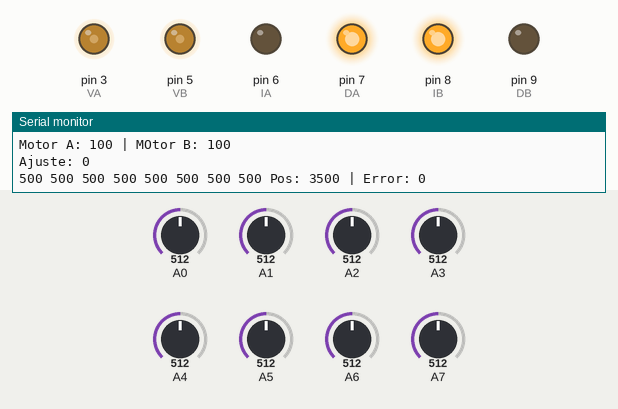
The sketch below on a simulated Arduino Nano, built with avr-gcc and run on an emulated ATmega328P. Shown: output pins drawn as LEDs (lit = HIGH), the last lines printed to the serial monitor. Inputs (shaded band) come from the test bench; at power-on: A1 = 512, A0 = 512, A6 = 512, A7 = 512, A2 = 512, A3 = 512, A4 = 512, A5 = 512.

Above: at 1.2 s.
1.3 s: A1 set to 390
At 1.58 s:
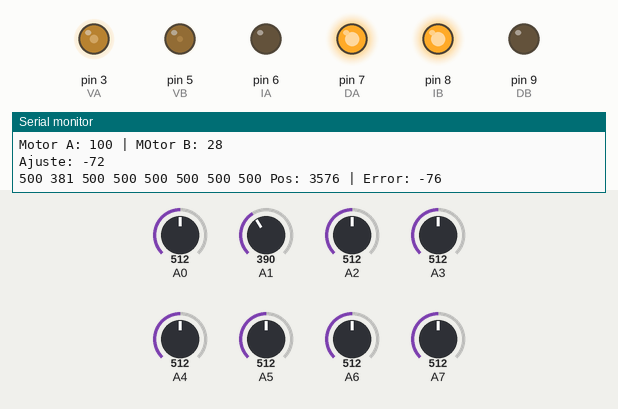
3.1 s: A0 set to 390
At 4.5 s:
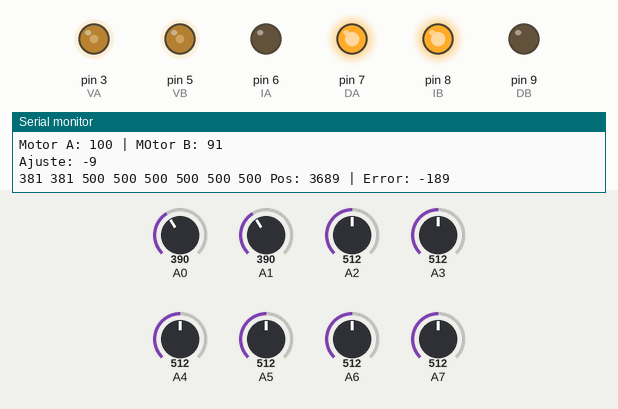
4.8 s: A6 set to 390
At 5.09 s:
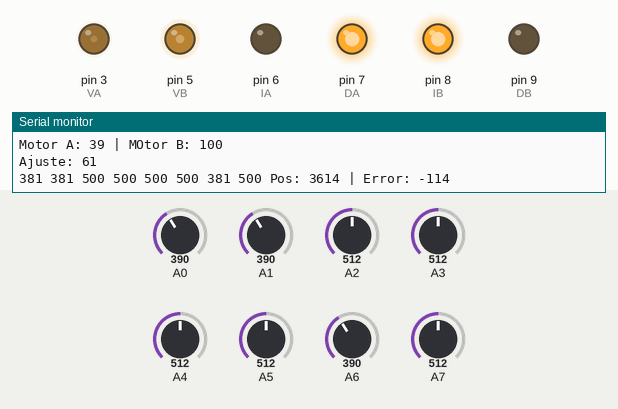
6.6 s: A7 set to 390
At 7.6 s:
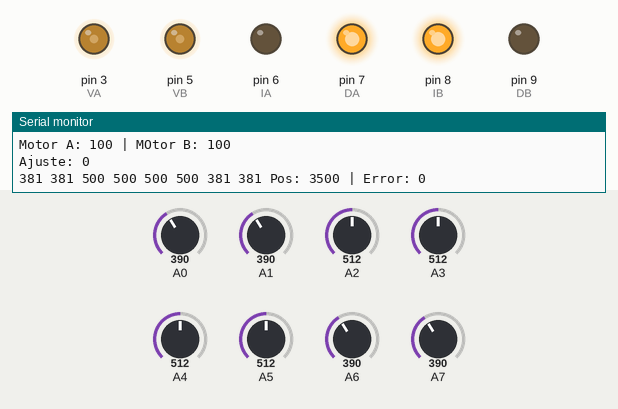
8.3 s: A2 set to 390
At 8.6 s:
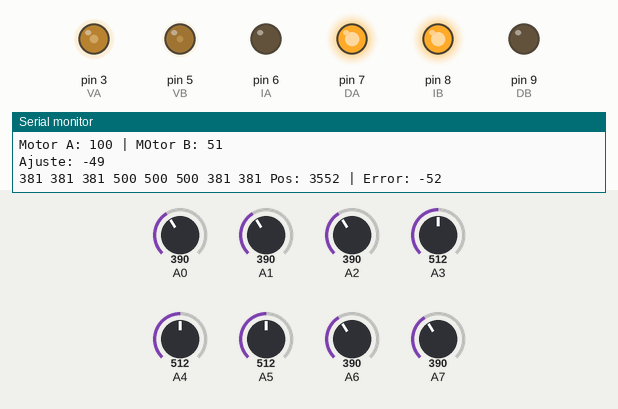
11.3 s: A3 set to 390
At 11.49 s:
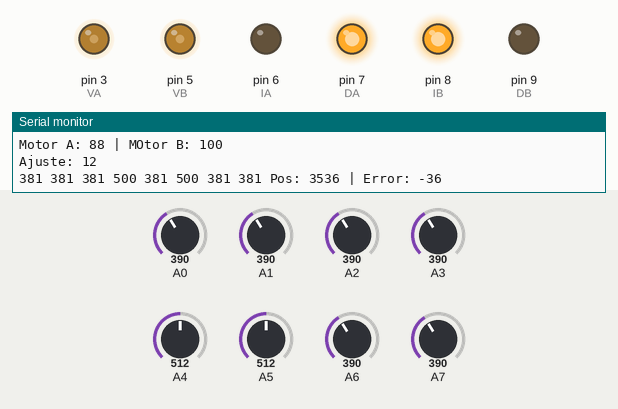
Timing chart, 0 to 14.1 s (numbered marks = the images above; inputs shaded):
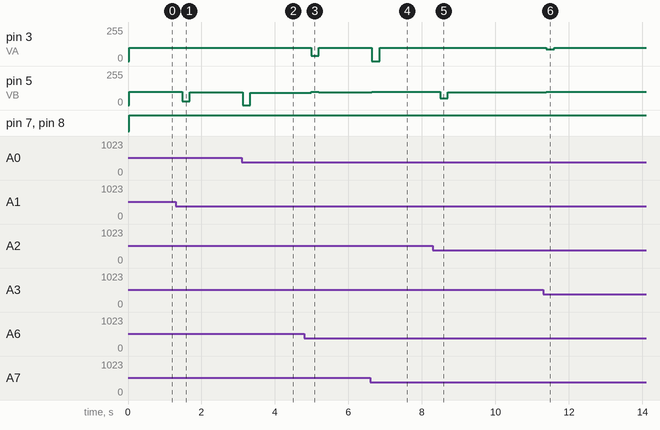

Measured:
- after the input at 1.3 s, pin 5 (VB): 100/255 → 28/255 after 0.17 s, → 97/255 0.21 s later, → 96/255 0.83 s later
- after the input at 3.1 s, pin 5 (VB): 96/255 → 0/255 at once, → 91/255 0.21 s later
- after the input at 4.8 s, pin 3 (VA): 100/255 → 39/255 after 0.19 s, → 100/255 0.21 s later; pin 5 (VB): 91/255 → 100/255 after 0.19 s, → 94/255 0.21 s later
- after the input at 6.6 s, pin 3 (VA): 100/255 → 0/255 at once, → 100/255 0.21 s later; pin 5 (VB): 94/255 → 100/255 at once
- after the input at 8.3 s, pin 5 (VB): 100/255 → 51/255 after 0.20 s, → 97/255 0.21 s later
- after the input at 11.3 s, pin 3 (VA): 100/255 → 88/255 after 0.09 s, → 100/255 0.21 s later; pin 5 (VB): 97/255 → 100/255 after 0.09 s, → 98/255 0.21 s later

The sketch:

Codigo_sigue_lineas_v6.ino
```cpp
#include <EEPROM.h>
#include <QTRSensors.h>

#define NUM_SENSORS             8
#define NUM_SAMPLES_PER_SENSOR  4
#define EMITTER_PIN             2

QTRSensors qtra;
uint16_t sensorValues[NUM_SENSORS];

// Variables para EEPROM
uint16_t minValues[8], maxValues[8];
bool calibracion = false;

// Motor Driver
int VA = 3; int DA = 7; int IA = 6;
int IB = 8; int DB = 9; int VB = 5;

// PID Settings
const double KP = 0.05;
const double KD = 0.9;
const double KI = 0.0005;
const int GOAL = 3500; // Centro ideal para 8 sensores (0 a 7000)
const unsigned char MAX_SPEED = 100;

// Variables PID
double lastError = 0;
double integral = 0;
const unsigned long SAMPLE_TIME = 0;

void setup() {
  Serial.begin(115200);

  // Configuración de sensores
  qtra.setTypeAnalog();
  qtra.setSensorPins((const uint8_t[]){A0, A1, A2, A4, A3, A5, A6, A7}, NUM_SENSORS);
  qtra.setEmitterPin(EMITTER_PIN);

  // Configuración de motores
  pinMode(VA, OUTPUT); pinMode(DA, OUTPUT); pinMode(IA, OUTPUT);
  pinMode(IB, OUTPUT); pinMode(DB, OUTPUT); pinMode(VB, OUTPUT);

  calibrateLineSensor();
}

void loop() {
  static unsigned long lastTime = 0;

  if (millis() - lastTime >= SAMPLE_TIME) {
    lastTime = millis();

    // 1. Lectura de posición (0 a 7000 para 8 sensores)
    uint16_t position = qtra.readLineBlack(sensorValues);


    // --- LÓGICA PID NORMAL ---

    int error = GOAL - position;
    integral = constrain(integral + error, -1000, 1000);
    int adjustment = (KP * error) + (KD * (error - lastError)) + (KI * integral);
    lastError = error;

    int setMotorAPower = constrain(MAX_SPEED - adjustment, 0, MAX_SPEED);
    int setMotorBPower = constrain(MAX_SPEED + adjustment, 0, MAX_SPEED);

    // Direcciones base (Adelante)
    digitalWrite(DA, HIGH);
    digitalWrite(IB, HIGH);
    digitalWrite(IA, LOW);
    digitalWrite(DB, LOW);

    analogWrite(VA, setMotorAPower);
    analogWrite(VB, setMotorBPower);

    // Depuración
    Serial.print("Pos: "); Serial.print(position);
    Serial.print(" | Error: "); Serial.println(error);
    Serial.print("Motor A: "); Serial.print(setMotorAPower);
    Serial.print(" | MOtor B: "); Serial.println(setMotorBPower);
    Serial.print("Ajuste: "); Serial.println(adjustment);
    for(int i = 0; i < NUM_SENSORS; i++) {
      Serial.print(sensorValues[i]); Serial.print(" ");
    }

  }
  delay(200);
}

// --- FUNCIONES DE CALIBRACIÓN Y EEPROM ---

void calibrateLineSensor() {

  if(calibracion) {
      for (uint16_t i = 0; i < 400; i++) {
        qtra.calibrate();
      }
      guardarCalibracion();
  } else {
    cargarCalibracion();
  }

  digitalWrite(13, LOW);
}

void guardarCalibracion(){
  for(int i = 0; i < NUM_SENSORS; i++){
    EEPROM.put(i * sizeof(uint16_t), qtra.calibrationOn.minimum[i]);
    EEPROM.put((i + 8) * sizeof(uint16_t), qtra.calibrationOn.maximum[i]);
  }
}

void cargarCalibracion(){
  qtra.calibrate();
  for(int i = 0; i < NUM_SENSORS; i++){
    EEPROM.get(i * sizeof(uint16_t), qtra.calibrationOn.minimum[i]);
    EEPROM.get((i + 8) * sizeof(uint16_t), qtra.calibrationOn.maximum[i]);
  }
}
```
